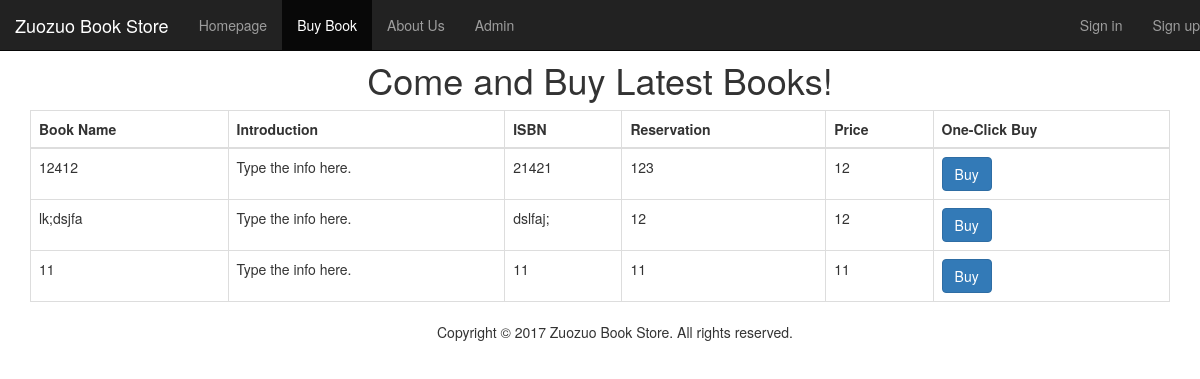
Page /old_website/WebSite/show_page/buy_book.php on the committed database.
### tables this page shows
CREATE TABLE `books` (
  `book_name` varchar(256) NOT NULL,
  `book_info` varchar(5000) NOT NULL,
  `book_isbn` varchar(64) NOT NULL,
  `book_left` int(11) NOT NULL,
  `price` int(11) NOT NULL,
  `time_stamp` date NOT NULL,
  `uid` int(11) NOT NULL
);

### old_website/WebSite/show_page/buy_book.php (the view, shortened to what this page needs)
<!doctype html>
<html>
<head>
<link rel="stylesheet" href="../css/bootstrap.css">
</head>
<body>
<div class="container">
	<div class="row clearfix">
		<div class="col-md-12 column">
			<nav class="navbar navbar-default navbar-fixed-top navbar-inverse" role="navigation">
				<div class="navbar-header">
					 <a class="navbar-brand" href="#">Zuozuo Book Store</a>
				</div>
				<div class="collapse navbar-collapse" id="bs-example-navbar-collapse-1">
					<ul class="nav navbar-nav">
						<li>
							 <a href="../index.php">Homepage</a>
						</li>
						<li class="active">
							 <a href="../show_page/buy_book.php">Buy Book</a>
						</li>
						<li>
							 <a href="../about_us.html">About Us</a>
						</li>
						<li>
							 <a href="../admin_page/sign_in.html">Admin</a>
						</li>
					</ul>
					<ul class="nav navbar-nav navbar-right">
					<?php
						if(isset($_SESSION['username'])){
						?>
						<li>
							 	<a>Welcome,<?php echo $_SESSION['username']?>.</a>
						</li>
						<li>
								 <a href="../user_page/log_off.php?username=<?php echo $_SESSION['username']?>">Log off</a>
						<?php
						}else{
						?>
						<li>
							 <a href="../user_page/sign_in.html">Sign in</a>
						</li>
						<li>
							 <a href="../user_page/reg.html">Sign up</a>
						</li>
						<?php
						}
						?>
					</ul>
				</div>
			</nav>
<br/>
<br/>
			<div class="h1 text-center">Come and Buy Latest Books!</div>
		<table class="table table-bordered table-hover">
			<thead>
				<tr>
					<th>Book Name</th>
					<th>Introduction</th>
					<th>ISBN</th>
					<th>Reservation</th>
					<th>Price</th>
					<th>One-Click Buy</th>
				</tr>
			</thead>
			<tbody>
<?php
    $link=mysqli_connect(DB_HOST,DB_USER,DB_PASSWORD,DB_NAME);
    $q = "SELECT * FROM books ORDER BY uid DESC LIMIT 10";
    mysqli_query($link,"SET NAMES utf8");
    $rs = mysqli_query($link,$q);
    while($row = mysqli_fetch_array($rs))
    echo "<tr>
    <td>$row[0]</td>
    <td>$row[1]</td>
    <td>$row[2]</td>
    <td>$row[3]</td>
    <td>$row[4]</td>
	<td><a class='btn btn-primary' href='../order/confirm_order.php?isbn=$row[2]&name=$row[0]&price=$row[3]'>Buy</a></td>
    </tr>";
?>
			</tbody>
		</table>
<footer class="text-center">
  <div class="container">
    <div class="row">
      <div class="col-xs-12">
        <p>Copyright © 2017 Zuozuo Book Store. All rights reserved. </p>
      </div>
    </div>
  </div>
</footer>
</body>
</html>

### rows in the picture
books: book_name "12412", book_info "Type the info here.", book_isbn "21421", book_left "123", price "12"
books: book_name "lk;dsjfa", book_info "Type the info here.", book_isbn "dslfaj;", book_left "12", price "12"
books: book_name "11", book_info "Type the info here.", book_isbn "11", book_left "11", price "11"
